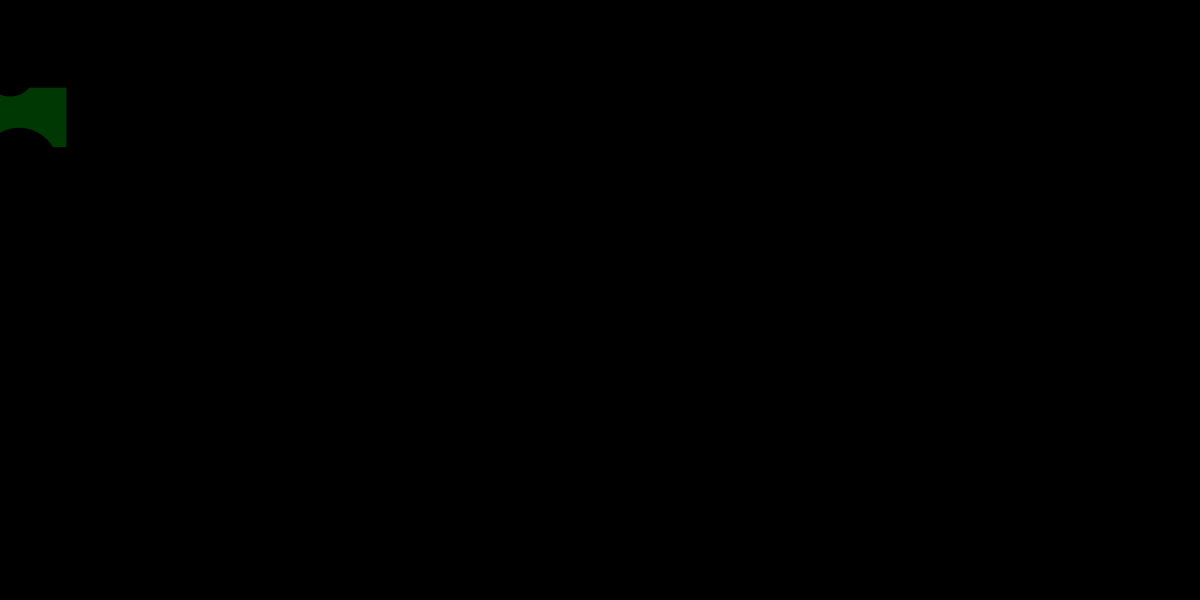
Frame 1 (no input)
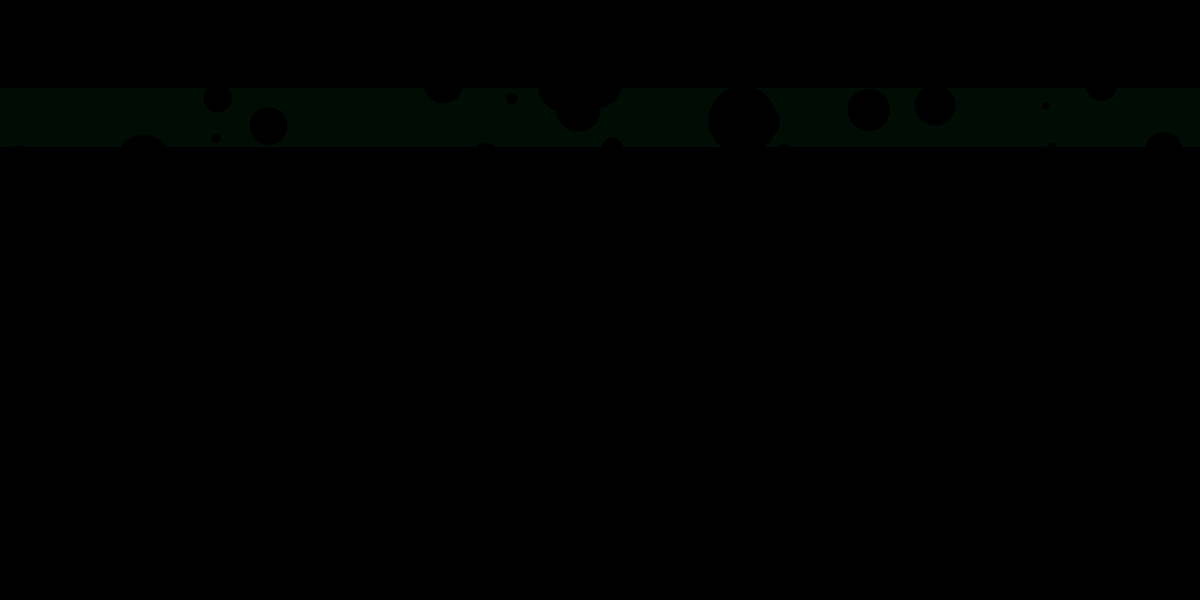
Frame 60 (the mouse pressed at the canvas centre just before this capture)
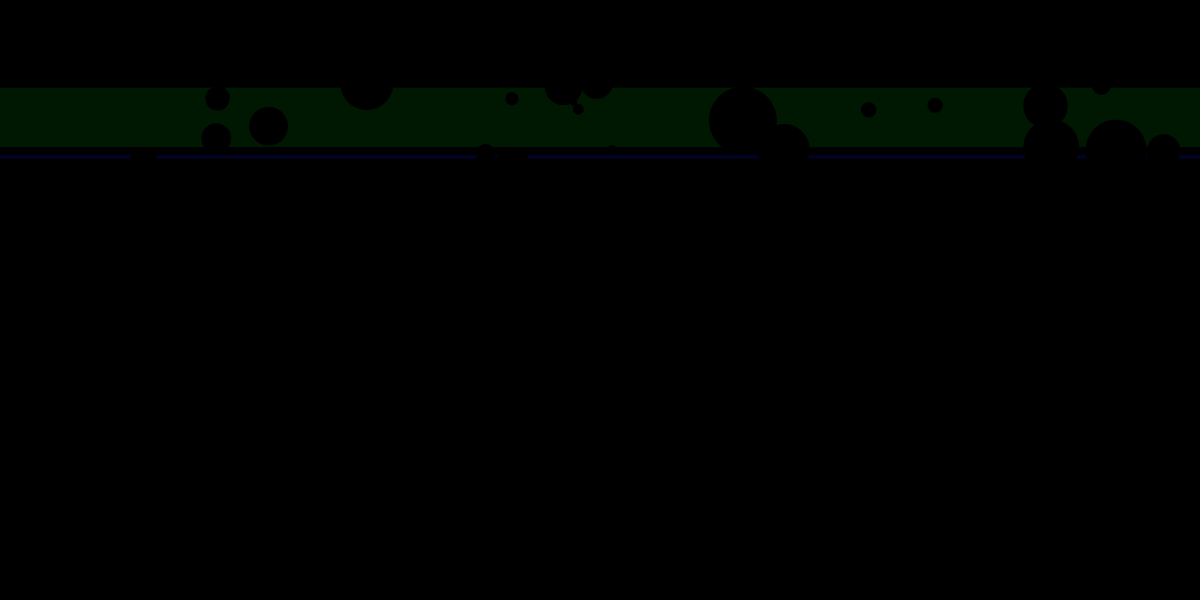
Frame 120 (the mouse held since frame 60 and released just before this capture)

The Processing sketch that drew these frames (run headless with seeded random() and noise(); from frame 60 on, the mouse is pressed at the canvas centre):

// Processing sketch: processing_79450
// ── processing_79450.pde

//CLASSES-------------------------

//PULSE CLASS-------------------------------
class Pulse
{
  float x,y,rad,init_rad;
  float theFill, theAlpha, scaler,growthRate, r,g,b;
  
  Pulse()
  {
    x = random(width);
    y = random(height);
    rad = random(width/40,width/15);
    init_rad = rad;
    theFill = 0;
    theAlpha = random(10,100);
    growthRate = random(.005,.05);
    scaler = 1;
    r = 0;
    g = 0;
    b = 0;
  }
  
  void update()
  {
    if(scaler > 1 || scaler < -1)
    {
      growthRate *= -1;
    }
    
    scaler += growthRate;
  }
  
  void display()
  {
    noStroke();
    fill(r,g,b);
    
    pushMatrix();
      translate(x,y);
      scale(scaler);
      ellipse(0,0,rad,rad);
    popMatrix();
  }
  
  float getX()
  {
     return x; 
  }
  
  float getY()
  {
    return y;
  }
  
  void setColor(float _r, float _g, float _b)
  {
    r = _r;
    g = _g;
    b = _b;
  }
  
}//end class
  

//PULSESTREAK CLASS------------------  
class PulseStreak
{
  float startX, startY, endX, endY, x,y, stepCount, numSteps;
  float growthRate, dx,dy, r,g,b;
  float stepX, stepY, strokeW, strokeColor;
  boolean reachedEnd = false;

  PulseStreak(float sX, float sY, float eX, float eY)
  {
    startX = sX;
    startY = sY;
    endX = eX;
    endY = eY;
    x = sX;
    y = sY;
    dx = eX - sX;
    dy = eY - sY;
    numSteps = 1;
    stepCount = 0;
    stepX = dx/numSteps;
    stepY = dy/numSteps;
    strokeW = random(1,height/100);
    r = g = b = 0;
    
    /*
    dx = startx-endx;
    dy = starty-endy;
    
    stepx = dx/numsteps;
    stepy = dy/numsteps;
    stepcount++;
    while stepcount < numsteps
    x+=stepx
    y+=stepy
    */
    
    growthRate = .2;
  }
  
  void update()
  {
    
    if(stepCount < numSteps){
      stepCount++;
      x += stepX;
      y += stepY;
    }else{
      reachedEnd = true;
    }
  }
  
  void display()
  {
    //stroke(0,0,strokeColor);
    stroke(r,g,b);
    strokeWeight(strokeW);
    line(startX,startY,x,y);
  }
  
  boolean reachedEnd()
  {
    return reachedEnd;
  }
  
  void setColor(float _r, float _g, float _b)
  {
    r = _r;
    g = _g;
    b = _b;
  }
}
  
  
 //STREAK CLASS-----------------------------
class Streak
{
  float x,y,sizeWid,sizeHei, rRange,gRange,bRange;
  float theFill, theAlpha, hGrowthRate, vGrowthRate;
  float deathTime;
  boolean horizontal;
  
  Streak(boolean colorSwitch)
  {
    float start = random(-1,1);
    hGrowthRate = random(width/500,width/10);
    vGrowthRate = random(height/500,height/10);
    
    
    if(colorSwitch)
    {
      rRange = gRange = bRange = 0;
      theAlpha = 255;
    }
    else
    {
      rRange = random(255);
      gRange = random(255);
      bRange = random(255);
      
      theAlpha = random(10,100);
    }
    
    
    if(start >= 0)
    {
      horizontal = true;
      x = 0;
      y = random(height);
      sizeWid = 0;
      sizeHei = random(height/10);
    }
    else
    {
      horizontal = false;
      x = random(width);
      y = 0;
      sizeWid = random(width/10);
      sizeHei = 0;
    }
  }
  
  void update()
  {
    if(horizontal && sizeWid <= width){
      sizeWid += hGrowthRate;
    }
    else if(!horizontal && sizeHei <= height){
      sizeHei += vGrowthRate;
    }
  }
  
  void display()
  {
    noStroke();
    //fill(0,0,random(255), theAlpha);
    //fill(random(255),0,0, theAlpha);
    fill(random(rRange),random(bRange),random(gRange), theAlpha);
    rect(x,y,sizeWid,sizeHei);
 
  }
  
  void resetColor(boolean colorSwitch)
  {
    if(colorSwitch)
    {
      rRange = gRange = bRange = 0;
      theAlpha = 255;
    }
    else
    {
      rRange = random(255);
      gRange = random(255);
      bRange = random(255);
    }
  }
  
}//END CLASS

//GLOBAL VARIABLES
Pulse[] p;
Streak s;
PulseStreak pS;
ArrayList streaks = new ArrayList();
ArrayList pulseStreaks = new ArrayList();
int prevPSEnd = -1;
float r = 0, g = 0, b = 0;
boolean colorSwitch = false;
int changeRate;


//SETUP FUNCTION ---------------------
void setup()
{
  //size(1000,500);
  
  size(1200,600);  
  smooth();
  
  changeRate = (int)frameRate * (int)random(5,30);
  
   p = new Pulse[height/4];
  
  for(int i = 0; i < p.length; i++)
  {
    p[i] = new Pulse();
  }
  //s = new Streak();
  streaks.add(new Streak(colorSwitch));
  
  //pS = new PulseStreak(0,0,width,height);
}



//DRAW FUNCION-----------------
void draw()
{
  
  
  background(r,g,b);
  
  for(int i = 0; i < streaks.size(); i++)
  {
    Streak s1 = (Streak) streaks.get(i);
    s1.update();
    s1.display();
  }
  
  //CREATE STREAK EVERY (FILL IN) SECOND(S)
  if(frameCount % 64 == 0)
  {
    streaks.add(new Streak(colorSwitch));
  }
  
  if(streaks.size() > 10)
  {
    streaks.clear();
  }
  
  //CREATE PULSE STREAKS
  if(frameCount % 32 == 0)
  {
    float sX = 0, sY = 0;
    
    if(pulseStreaks.size() > 0){//check if pulse streak arraylist is empty
      
      PulseStreak pS = (PulseStreak) pulseStreaks.get(pulseStreaks.size()-1);
    
      /*
      if(pS.reachedEnd()){
        sX = p[prevPSEnd].getX();
        sY = p[prevPSEnd].getY();
        
        float range = 10;
        
        //check for pulses within range
        for(int i = 0; i < p.length; i++){
          if((p[i].getX() - sX <= range || p[i].getX() - sX >= range)
          && (p[i].getY() - sX <= range || p[i].getY() - sX >= range)){
            
            float eX = p[i].getX();
            float eY = p[i].getY();
            
            pulseStreaks.add(new PulseStreak(sX,sY,eX,eY));
            prevPSEnd = i;
          }
        }
      }
        */
        
        sX = p[prevPSEnd].getX();
        sY = p[prevPSEnd].getY();
        
        int pulseIndex2 = int(random(p.length-1));
        
        float eX = p[pulseIndex2].getX();
        float eY = p[pulseIndex2].getY();
        
        pulseStreaks.add(new PulseStreak(sX,sY,eX,eY));
        prevPSEnd = pulseIndex2;
      
    }else{
      int pulseIndex1 = int(random(p.length-1));
      int pulseIndex2 = int(random(p.length-1));
      
      sX = p[pulseIndex1].getX();
      sY = p[pulseIndex1].getY();
      
      float eX = p[pulseIndex2].getX();
      float eY = p[pulseIndex2].getY();
    
    
      pulseStreaks.add(new PulseStreak(sX,sY,eX,eY));
      prevPSEnd = pulseIndex2;
    }
  }
  
 
    //pS.display();
    //pS.update();
  
  //s.update();
  //s.display();
  
  for(int i = 0; i < pulseStreaks.size(); i++)
  {
    PulseStreak pS1 = (PulseStreak) pulseStreaks.get(i);
    pS1.setColor(r,g,b);
    pS1.update();
    pS1.display();
  }
  
  if(pulseStreaks.size() > 100)
  {
    pulseStreaks.clear();
  }
  
  for(int i = 0; i < p.length; i++)
  {
    p[i].setColor(r,g,b);
    p[i].update();
    p[i].display();
  }
  
  
  //COLOR CHANGE SETTINGS
  
  if(frameCount % changeRate == 0)
  {
    colorSwitch = !colorSwitch;
    
    if(colorSwitch)
    {
      r = random(255);
      g = random(255);
      b = random(255);
    }
    else
    {
      r = g = b = 0;
    }
    
    for(int i = 0; i < streaks.size(); i++)
    {
      Streak s1 = (Streak) streaks.get(i);
      s1.resetColor(colorSwitch);
    }
    
    changeRate = 32 * (int)random(15,30);
  }
}
